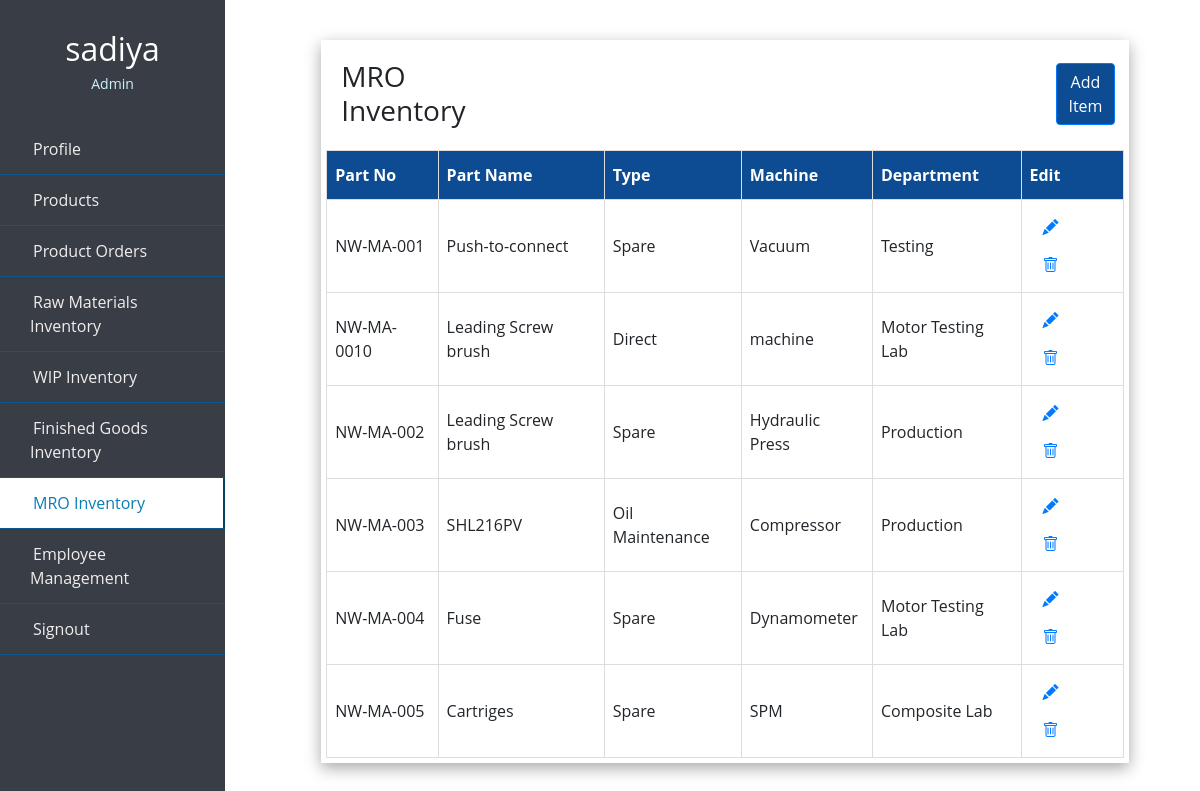
Page /admin_mro.php (signed in) on the committed database.
### tables this page shows
CREATE TABLE `mro` (
  `part_no` varchar(10) NOT NULL,
  `part_name` varchar(100) NOT NULL,
  `type` varchar(50) NOT NULL,
  `machine` varchar(100) NOT NULL,
  `department` varchar(100) NOT NULL
);

### admin_mro.php (the view, shortened to what this page needs)
<?php
include 'partial/dbconnect.php';
?>
<!doctype html>
<html lang="en">
  <head>
    <link rel="stylesheet" href="https://stackpath.bootstrapcdn.com/bootstrap/4.4.1/css/bootstrap.min.css">
    <link rel="stylesheet" href="style.css">
    <link rel="stylesheet" href="https://cdn.jsdelivr.net/npm/bootstrap-icons@1.7.2/font/bootstrap-icons.css">
  </head>
  <body>
  <div class="wrapper">
        <div class="sidebar">
            <div class="profile">
            <h2><?php echo $_SESSION['username']?></h2>
            <p>Admin</p>
            </div>
            <ul>
                <li>
                    <a href="admin_profile.php">
                        <span class="item">Profile</span>
                    </a>
                </li>
                <li>
                    <a href="admin_products.php" >
                        <span class="item">Products</span>
                    </a>
                </li>
                <li>
                    <a href="admin_porders.php">
                        <span class="item">Product Orders</span>
                    </a>
                </li>
                <li>
                    <a href="admin_rawmaterials.php">
                        <span class="item">Raw Materials Inventory</span>
                    </a>
                </li>
                <li>
                    <a href="admin_wip.php" >
                        <span class="item">WIP Inventory</span>
                    </a>
                </li>
                <li>
                    <a href="admin_finishedg.php" >
                        <span class="item">Finished Goods Inventory</span>
                    </a>
                </li>
                <li>
                    <a href="admin_mro.php" class="active">
                        <span class="item">MRO Inventory</span>
                    </a>
                </li>
                <li>
                    <a href="admin_empmanage.php">
                        <span class="item">Employee Management</span>
                    </a>
                </li>
                <li>
                        <a href="/project/logout.php"><span class="item">Signout</span></a>
                </li>
  </ul>
       </div>
</div>
<div class="content">
<div class="box">
<table class="user-info">
  <tr class="heading">
 <td> <h3><u>MRO Inventory</u></h3></td>
 <td><button type="button" class="btn btn-primary"> <a class="but" href="add_mro.php"> Add Item</a></button> </td>
    </tr>
      <table class="products">
  <thead>
  <tr>
    <th>Part No</th>
    <th>Part Name</th>
    <th>Type</th>
    <th>Machine</th>
    <th>Department</th>
    <th>Edit</th>
  </tr>
</thead>
<?php
  $sql = "SELECT * FROM `mro`";
  $result = mysqli_query($conn, $sql);
    if ($result) {
      while($row = mysqli_fetch_assoc($result)) {
       $part_no=$row['part_no'];
          echo '<tr>
              <td>'.$row["part_no"].'</td>
              <td>'.$row["part_name"].'</td>
              <td>'.$row["type"].'</td>
               <td>'.$row["machine"].'</td>
               <td>'.$row["department"].'</td>
               <td>
               <button type="button" class="btn btn-link"> <a href="edit_mro.php?editid='.$part_no.'">  <span class="bi bi-pencil-fill"></span></a></button>
               <button type="button" class="btn btn-link"><a href="delete_mro.php?deleteid='.$part_no.'"> <span class="bi bi-trash"></span></button>
</td>
             </tr>';
  }
}
?>
</table>
</div>
</div>
  </body>
</html>

### style.css (style rules this page uses)
h2 { color: #8EC3B0; }
.item { padding: 3px; text-align: center; }
.wrapper .sidebar { background:#393E46; position: fixed; top: 0; left: 0; width: 225px; height: 100%; padding: 20px 0; transition: all 0.5s ease; }
.wrapper .sidebar .profile { margin-bottom: 30px; text-align: center; }
.wrapper .sidebar .profile h2 { color: #ffffff; margin: 10px 0 5px; }
.wrapper .sidebar .profile p { color: rgb(206, 240, 253); font-size: 14px; }
.wrapper .sidebar ul li a { display: block; padding: 13px 30px; border-bottom: 1px solid #10558d; color: rgb(241, 237, 237); font-size: 16px; position: relative; }
.wrapper .sidebar ul li a:hover, .wrapper .sidebar ul li a.active { color: #0c7db1; background:white; border-right: 2px solid rgb(5, 68, 104); }
.wrapper .sidebar ul li a:hover:before, .wrapper .sidebar ul li a.active:before { display: block; }
.content { border: 1px; background-color: #FEFCF3 ; margin-top: 80px; margin-bottom: 60px; margin-right: 20px; margin-left: 250px; }

### admin_mro.php (style rules this page uses)
.content { border: 1px; margin-top: 40px; margin-bottom: 60px; margin-right: 0px; margin-left: 250px; word-wrap: break-word; background-color:white; }
* { list-style: none; text-decoration: none; margin: 0; padding: 0; box-sizing: border-box; font-family: 'Open Sans', sans-serif; }
.content .box { padding: 5px; width: 85%; box-shadow: rgba(0, 0, 0, 0.35) 0px 5px 15px; display: block; margin-left: auto; margin-right: auto; }
.content .box .user-info td, .user-info th { padding: 15px; }
.content .box .heading { font-family: Arial, Helvetica, sans-serif; font-size: 30px; }
.products { font-family: Arial, Helvetica, sans-serif; border-collapse: collapse; width: 100%; }
.products td, .products th { border: 1px solid #ddd; padding: 8px; }
.products th { padding-top: 12px; padding-bottom: 12px; text-align: left; background-color: #0D4C92; color: white; }
.btn-primary, .btn-primary:hover, .btn-primary:active, .btn-primary:visited { background-color: #0D4C92; margin-left: 560px; margin-bottom: 7px; }
.but { color: white; }

### rows in the picture
mro: part_no "NW-MA-001", part_name "Push-to-connect", type "Spare", machine "Vacuum", department "Testing"
mro: part_no "NW-MA-0010", part_name "Leading Screw brush", type "Direct", machine "machine", department "Motor Testing Lab"
mro: part_no "NW-MA-002", part_name "Leading Screw brush", type "Spare", machine "Hydraulic Press", department "Production"
mro: part_no "NW-MA-003", part_name "SHL216PV", type "Oil Maintenance", machine "Compressor", department "Production"
mro: part_no "NW-MA-004", part_name "Fuse", type "Spare", machine "Dynamometer", department "Motor Testing Lab"
mro: part_no "NW-MA-005", part_name "Cartriges", type "Spare", machine "SPM", department "Composite Lab"

### other values in the picture
$_SESSION['username'] "sadiya"
